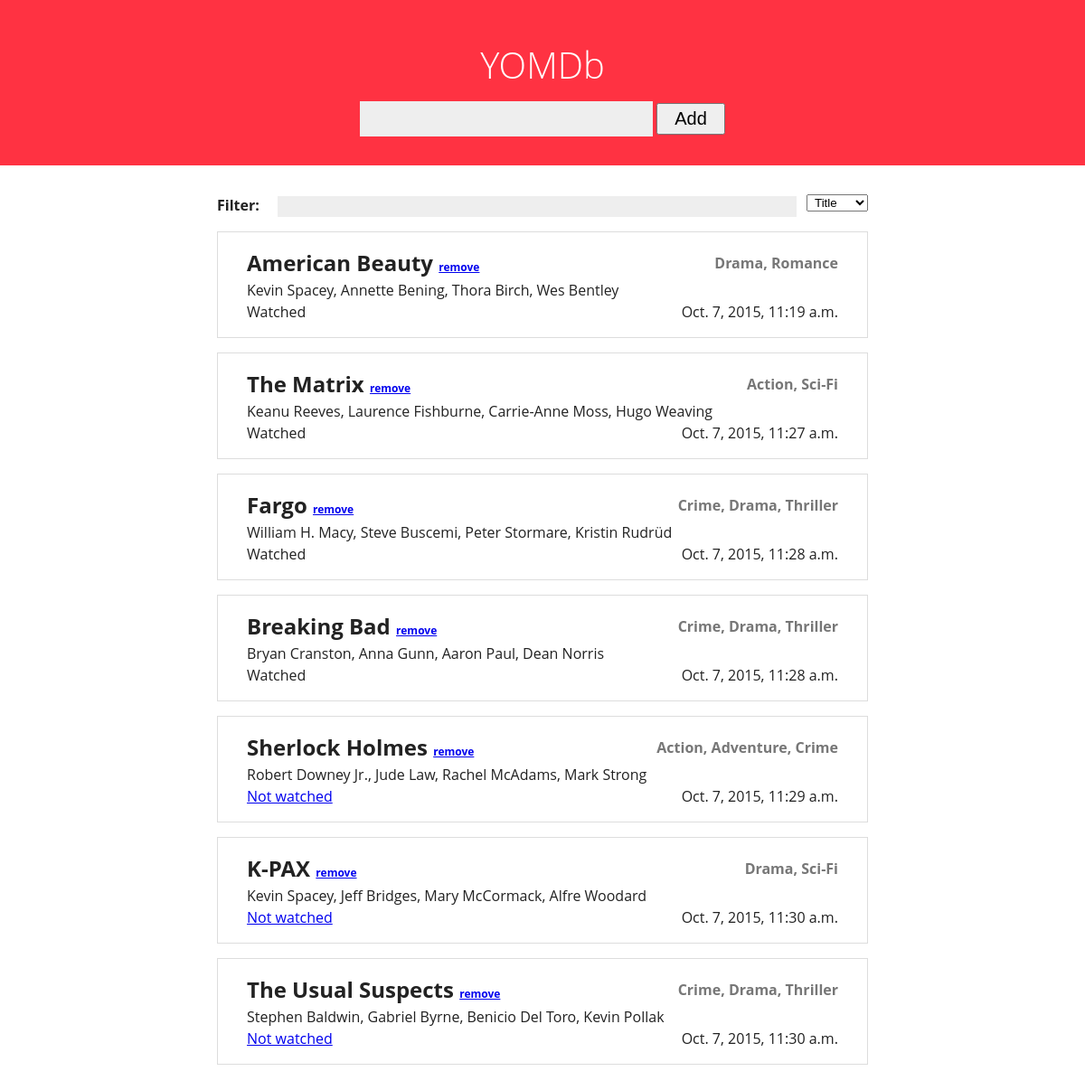
The page /yomdb/ on the database its author committed.
### yomdb/models.py (models this page shows)
class Movie( models.Model ):
	title = models.CharField( max_length = 128 )
	watched = models.BooleanField( default = False )
	date_added = models.DateTimeField()
	actors = models.ManyToManyField( Actor )
	genres = models.ManyToManyField( Genre )

class Genre( models.Model ):
	name = models.CharField( max_length = 64 )

class Actor( models.Model ):
	name = models.CharField( max_length = 128 )

### yomdb/views.py (the view)
def index(request):
	movies = [ { 'id' : m.id, 'title' : m.title, 'genres' : [ g.name for g in m.genres.all() ],
		'actors' : [ a.name for a in m.actors.all() ], 'watched' : m.watched, 'date_added' : m.date_added }
		for m in Movie.objects.all() ]
	return render( request, 'yomdb/index.html', { 'movies' : movies } )

### yomdb/templates/yomdb/index.html (shortened to what this page needs)
{% load staticfiles %}
<!DOCTYPE html>
<html>
<head>
	<link rel = "stylesheet" type = "text/css" href = "{% static 'yomdb/default.css' %}"/>
</head>
<body>
	<header>
		<h1>YOMDb</h1>
		<form method = "post" action = "{% url 'add_movie' %}">
			<input type = "text" name = "movie_title" class = "add-movie"/>
			<button type = "submit" value = "submit">Add</button>
		</form>
	</header>
	<div class = "page-content">
		<div class = "filter-options">
			<form method = "get" action = "{% url 'filter' %}">
				<label for = "filter">Filter:</label>
				<input type = "text" class = "filter-input" name = "content"/>
				<select name = "type">
					<option value = "0">Title</option>
				</select>
			</form>
		</div>
		<div class = "movie-list">
			{% for movie in movies %}
			<div class = "movie-item">
				<div class = "item-header">
					<h2>{{movie.title}} <span class = "small"><a href = "{% url 'delete' movie.id %}">remove</a></span></h2>
					<div class = "genres">
						{% for genre in movie.genres %}
							<span class = "genre">{{ genre }}</span>
						{% endfor %}
					</div>
				</div>
				<div class = "actors">
					{% for actor in movie.actors %}
						<span class = "actor">{{actor}}</span>
					{% endfor %}
				</div>
				<div class = "status">
					<div class = "watched">
						{% if movie.watched %}
							Watched
						{% else %}
							<a href = "{% url 'mark_watched' movie.id %}">Not watched</a>
						{% endif%}
					</div>
					<div class = "date-added">
						<span class = "date-added">{{movie.date_added}}</span>
					</div>
				</div>
			</div>
			{% endfor %}
		</div>
	</div>
</body>
</html>

### yomdb/static/yomdb/default.css (style rules this page uses)
* { margin : 0; padding : 0; }
body { background : #fff; border : 0; color : #222; font-family : "Open Sans"; font-size : 16px; line-height : 1.5; margin : 0; padding : 0; width : 100%; }
header { background : #ff3242; color : #fff; padding : 2em; text-align : center; }
h1 { font-size : 2.5em; font-weight : 300; line-height : 2; }
label { font-weight : bold; margin-right: 1em; }
input { background : #eee; border : none; padding : 4px 12px; }
button { font-size : 1.25em; padding : 4px 18px; }
.add-movie { font-size : 1.25em; padding : 8px 12px; width : 300px; }
.page-content { margin : 2em auto; width : 720px; }
.filter-input { width : 550px; }
select { float : right; padding : 0 4px; }
.movie-item { border : 1px solid #ddd; margin : 1em 0; padding : 1em 2em; }
.item-header { overflow : hidden; }
.item-header h2 { float : left; }
.item-header h2 .small { font-size : 0.5em; }
.actor:after, .genre:after { content : ","; }
.actor:last-child:after, .genre:last-child:after { content : ""; }
.genres { color : #777; float : right; font-weight : bold; padding : 6px 0; }
.status { overflow : hidden; }
.watched { float : left; }
.date-added { float : right; }

### rows shown on the page
Movie: title "American Beauty", date_added "Oct. 7, 2015, 11:19 a.m."
Genre: genres "Drama" "Drama"
Genre: genres "Romance"
Actor: actors "Kevin Spacey" "Kevin Spacey"
Actor: actors "Annette Bening"
Actor: actors "Thora Birch"
Actor: actors "Wes Bentley"
Movie: title "The Matrix", date_added "Oct. 7, 2015, 11:27 a.m."
Genre: genres "Action" "Action"
Genre: genres "Sci-Fi" "Sci-Fi"
Actor: actors "Keanu Reeves"
Actor: actors "Laurence Fishburne"
Actor: actors "Carrie-Anne Moss"
Actor: actors "Hugo Weaving"
Movie: title "Fargo", date_added "Oct. 7, 2015, 11:28 a.m."
Genre: genres "Crime" "Crime" "Crime"
Genre: genres "Drama" "Drama" "Drama"
Genre: genres "Thriller" "Thriller" "Thriller"
Actor: actors "William H. Macy"
Actor: actors "Steve Buscemi"
Actor: actors "Peter Stormare"
Actor: actors "Kristin Rudrüd"
Movie: title "Breaking Bad", date_added "Oct. 7, 2015, 11:28 a.m."
Actor: actors "Bryan Cranston"
Actor: actors "Anna Gunn"
Actor: actors "Aaron Paul"
Actor: actors "Dean Norris"
Movie: title "Sherlock Holmes", date_added "Oct. 7, 2015, 11:29 a.m."
Genre: genres "Adventure"
Genre: genres "Crime"
Actor: actors "Robert Downey Jr."
Actor: actors "Jude Law"
Actor: actors "Rachel McAdams"
Actor: actors "Mark Strong"
Movie: title "K-PAX", date_added "Oct. 7, 2015, 11:30 a.m."
Actor: actors "Jeff Bridges"
Actor: actors "Mary McCormack"
Actor: actors "Alfre Woodard"
Movie: title "The Usual Suspects", date_added "Oct. 7, 2015, 11:30 a.m."
Actor: actors "Stephen Baldwin"
Actor: actors "Gabriel Byrne"
Actor: actors "Benicio Del Toro"
Actor: actors "Kevin Pollak"
